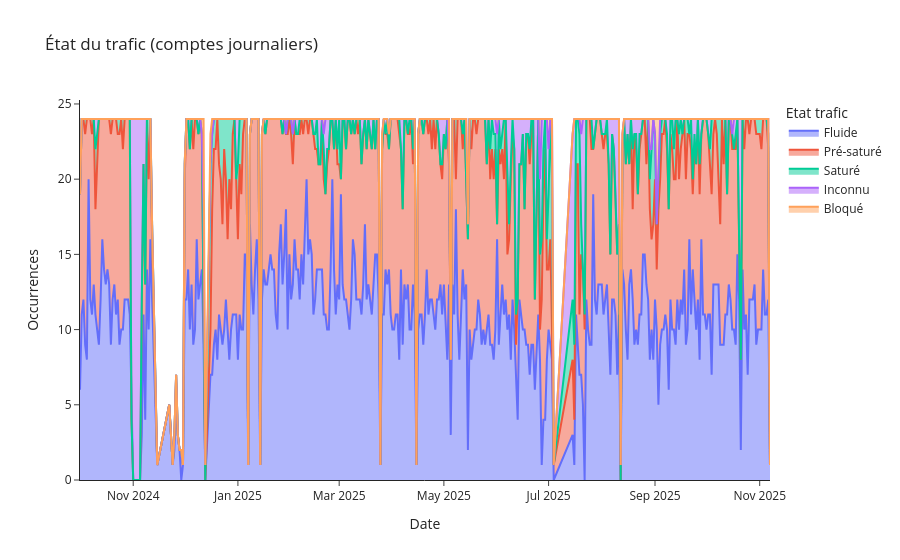

The code cell stored with this chart in its notebook:
### Code cell
etat_jour = (df_axe
             .assign(jour=pd.to_datetime(df_axe['date']))
             .groupby(['jour','Etat trafic'], as_index=False)
             .size())

fig = px.area(
    etat_jour, x='jour', y='size', color='Etat trafic',
    title=f"État du trafic (comptes journaliers)",
    labels={'jour':'Date','size':'Occurrences'}
)
fig.update_layout(template='simple_white', hovermode='x unified')
fig.show()

### Figure 1 — Plotly figure (JSON) as saved in the notebook; plotly's stock layout.template omitted (floating-point values rounded to 4 significant figures; data arrays with more than 128 entries replaced by an {"elided": "..."} marker saying what was removed)
{"data": [{"fillpattern": {"shape": ""}, "hovertemplate": "Etat trafic=Fluide<br>Date=%{x}<br>Occurrences=%{y}<extra></extra>", "legendgroup": "Fluide", "line": {"color": "#636efa"}, "marker": {"symbol": "circle"}, "mode": "lines", "name": "Fluide", "orientation": "v", "showlegend": true, "stackgroup": "1", "type": "scatter", "x": {"elided": "372 str values"}, "xaxis": "x", "y": {"elided": "372 int values"}, "yaxis": "y"}, {"fillpattern": {"shape": ""}, "hovertemplate": "Etat trafic=Pré-saturé<br>Date=%{x}<br>Occurrences=%{y}<extra></extra>", "legendgroup": "Pré-saturé", "line": {"color": "#EF553B"}, "marker": {"symbol": "circle"}, "mode": "lines", "name": "Pré-saturé", "orientation": "v", "showlegend": true, "stackgroup": "1", "type": "scatter", "x": {"elided": "363 str values"}, "xaxis": "x", "y": {"elided": "363 int values"}, "yaxis": "y"}, {"fillpattern": {"shape": ""}, "hovertemplate": "Etat trafic=Saturé<br>Date=%{x}<br>Occurrences=%{y}<extra></extra>", "legendgroup": "Saturé", "line": {"color": "#00cc96"}, "marker": {"symbol": "circle"}, "mode": "lines", "name": "Saturé", "orientation": "v", "showlegend": true, "stackgroup": "1", "type": "scatter", "x": {"elided": "132 str values"}, "xaxis": "x", "y": {"elided": "132 int values"}, "yaxis": "y"}, {"fillpattern": {"shape": ""}, "hovertemplate": "Etat trafic=Inconnu<br>Date=%{x}<br>Occurrences=%{y}<extra></extra>", "legendgroup": "Inconnu", "line": {"color": "#ab63fa"}, "marker": {"symbol": "circle"}, "mode": "lines", "name": "Inconnu", "orientation": "v", "showlegend": true, "stackgroup": "1", "type": "scatter", "x": {"elided": "135 str values"}, "xaxis": "x", "y": {"elided": "135 int values"}, "yaxis": "y"}, {"fillpattern": {"shape": ""}, "hovertemplate": "Etat trafic=Bloqué<br>Date=%{x}<br>Occurrences=%{y}<extra></extra>", "legendgroup": "Bloqué", "line": {"color": "#FFA15A"}, "marker": {"symbol": "circle"}, "mode": "lines", "name": "Bloqué", "orientation": "v", "showlegend": true, "stackgroup": "1", "type": "scatter", "x": ["2024-12-11T00:00:00.000000000", "2024-12-12T00:00:00.000000000", "2024-12-16T00:00:00.000000000", "2024-12-17T00:00:00.000000000", "2025-01-29T00:00:00.000000000", "2025-02-02T00:00:00.000000000", "2025-02-20T00:00:00.000000000", "2025-05-04T00:00:00.000000000", "2025-06-01T00:00:00.000000000", "2025-06-26T00:00:00.000000000", "2025-07-01T00:00:00.000000000", "2025-07-20T00:00:00.000000000", "2025-08-29T00:00:00.000000000", "2025-08-30T00:00:00.000000000", "2025-09-01T00:00:00.000000000", "2025-09-02T00:00:00.000000000", "2025-09-03T00:00:00.000000000", "2025-10-16T00:00:00.000000000"], "xaxis": "x", "y": [1, 6, 2, 1, 1, 1, 1, 2, 1, 4, 2, 1, 2, 2, 1, 7, 4, 1], "yaxis": "y"}], "layout": {"hovermode": "x unified", "legend": {"title": {"text": "Etat trafic"}, "tracegroupgap": 0}, "title": {"text": "État du trafic (comptes journaliers)"}, "xaxis": {"anchor": "y", "domain": [0, 1], "title": {"text": "Date"}}, "yaxis": {"anchor": "x", "domain": [0, 1], "title": {"text": "Occurrences"}}}}
